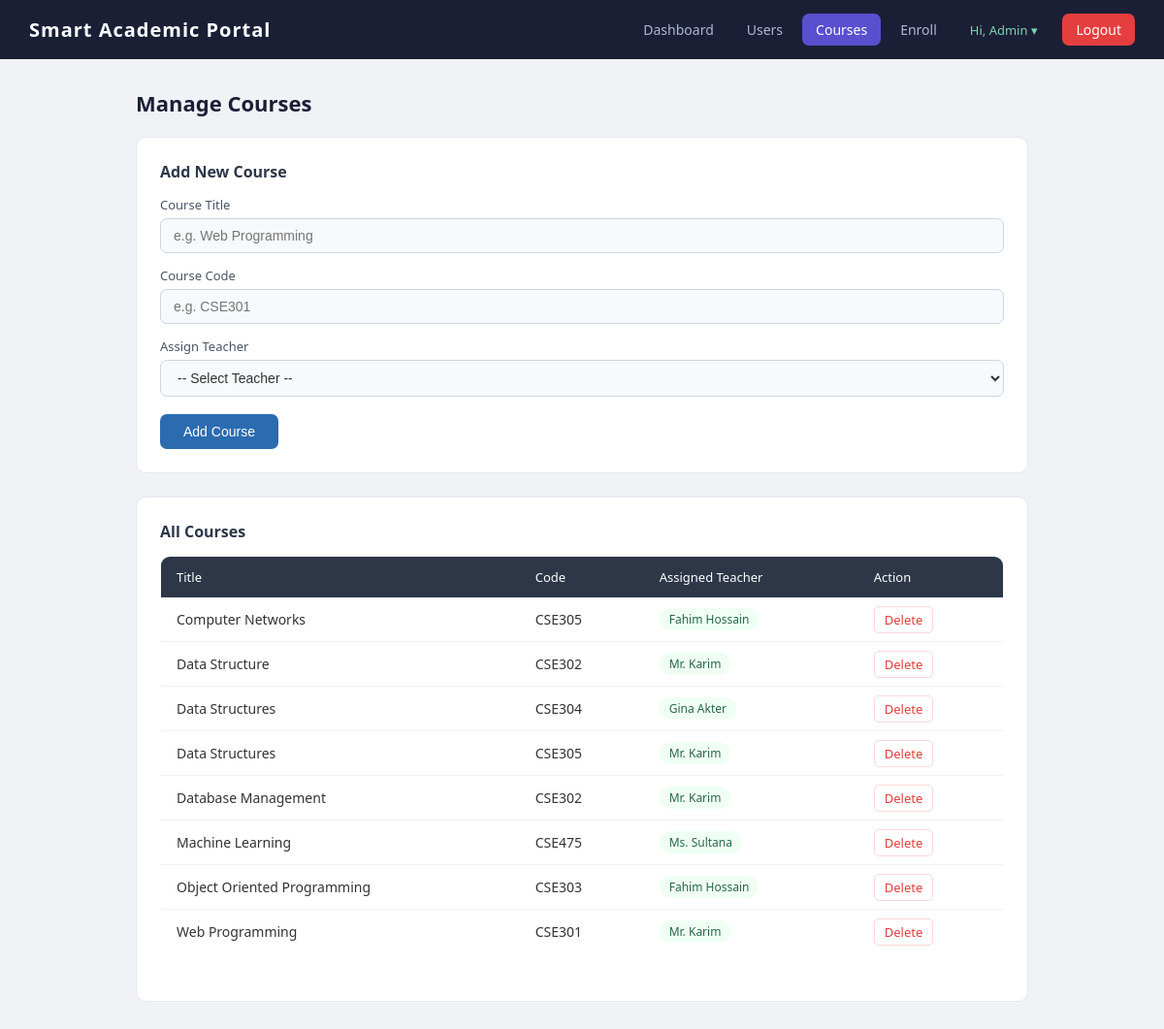
The page /admin/manage_courses.php (signed in) on the database its author committed.
### tables this page shows
CREATE TABLE `courses` (
  `id` int(11) NOT NULL,
  `title` varchar(150) NOT NULL,
  `code` varchar(20) NOT NULL,
  `teacher_id` int(11) DEFAULT NULL
);

CREATE TABLE `users` (
  `id` int(11) NOT NULL,
  `name` varchar(100) NOT NULL,
  `email` varchar(100) NOT NULL,
  `password` varchar(255) NOT NULL,
  `role` enum('student','teacher','admin') DEFAULT 'student',
  `created_at` timestamp NOT NULL DEFAULT current_timestamp()
);

### admin/manage_courses.php (the view, shortened to what this page needs)
<?php
$courses  = mysqli_query($conn,
    "SELECT c.*, u.name AS teacher_name
     FROM courses c
     LEFT JOIN users u ON c.teacher_id = u.id
     ORDER BY c.title");
?>
<!DOCTYPE html>
<html lang="en">
<head>
  <link rel="stylesheet" href="../assets/style.css">
</head>
<body>
<?php include '../includes/header.php'; ?>
<div class="container">
  <h2>Manage Courses</h2>
  <div class="card">
    <h3>Add New Course</h3>
    <form method="POST">
      <label>Course Title</label>
      <input type="text" name="title" placeholder="e.g. Web Programming" required>
      <label>Course Code</label>
      <input type="text" name="code" placeholder="e.g. CSE301" required>
      <label>Assign Teacher</label>
      <select name="teacher_id" required>
        <option value="">-- Select Teacher --</option>
      </select>
      <button type="submit" name="add_course">Add Course</button>
    </form>
  </div>
  <div class="card">
    <h3>All Courses</h3>
    <table class="data-table">
      <thead>
        <tr>
          <th>Title</th>
          <th>Code</th>
          <th>Assigned Teacher</th>
          <th>Action</th>
        </tr>
      </thead>
      <tbody>
      <?php while($c = mysqli_fetch_assoc($courses)): ?>
        <tr>
          <td><?= $c['title'] ?></td>
          <td><?= $c['code'] ?></td>
          <td>
            <?php if($c['teacher_name']): ?>
              <span class="role-badge role-teacher"><?= $c['teacher_name'] ?></span>
            <?php else: ?>
              <span style="color:#e53e3e">No teacher assigned!</span>
            <?php endif; ?>
          </td>
          <td>
            <a href="?delete=<?= $c['id'] ?>"
               onclick="return confirm('Delete this course? This will also remove all quizzes and grades!')"
               class="btn-danger">Delete</a>
          </td>
        </tr>
      <?php endwhile; ?>
      </tbody>
    </table>
  </div>
</div>
</body>
</html>

### assets/style.css (style rules this page uses)
* { margin: 0; padding: 0; box-sizing: border-box; }
body { font-family: 'Segoe UI', Tahoma, Geneva, Verdana, sans-serif; background: #f0f2f5; color: #333; font-size: 15px; }
.container { max-width: 960px; margin: 30px auto; padding: 0 20px; }
h2 { font-size: 22px; font-weight: 600; margin-bottom: 20px; color: #1a1f36; }
h3 { font-size: 16px; font-weight: 600; margin-bottom: 14px; color: #2d3748; }
.card { background: #fff; border-radius: 10px; padding: 24px; margin-bottom: 24px; border: 1px solid #e2e8f0; }
label { display: block; font-size: 13px; font-weight: 500; color: #4a5568; margin-top: 14px; margin-bottom: 5px; }
input[type="text"], input[type="email"], input[type="password"], input[type="number"], select, textarea { width: 100%; padding: 9px 13px; border: 1px solid #cbd5e0; border-radius: 7px; font-size: 14px; background: #f7fafc; color: #333; transition: border 0.2s; }
button[type="submit"] { margin-top: 18px; background: #2b6cb0; color: #fff; border: none; padding: 10px 24px; border-radius: 7px; font-size: 14px; font-weight: 500; cursor: pointer; transition: background 0.2s; }
.data-table { width: 100%; border-collapse: collapse; background: #fff; border-radius: 10px; overflow: hidden; border: 1px solid #e2e8f0; margin-bottom: 24px; }
.data-table th { background: #2d3748; color: #fff; padding: 12px 16px; text-align: left; font-size: 13px; font-weight: 500; }
.data-table td { padding: 11px 16px; border-bottom: 1px solid #edf2f7; font-size: 14px; }
.data-table tr:last-child td { border-bottom: none; }
.role-badge { display: inline-block; padding: 3px 10px; border-radius: 99px; font-size: 12px; font-weight: 500; }
.role-teacher { background: #f0fff4; color: #276749; }
.btn-danger { color: #e53e3e; text-decoration: none; font-size: 13px; border: 1px solid #fed7d7; padding: 4px 10px; border-radius: 5px; transition: all 0.2s; }

### rows shown on the page
courses: title "Computer Networks", code "CSE305", teacher.name "Fahim Hossain"
courses: title "Data Structure", code "CSE302", teacher.name "Mr. Karim"
courses: title "Data Structures", code "CSE304", teacher.name "Gina Akter"
courses: title "Data Structures", code "CSE305", teacher.name "Mr. Karim"
courses: title "Database Management", code "CSE302", teacher.name "Mr. Karim"
courses: title "Machine Learning", code "CSE475", teacher.name "Ms. Sultana"
courses: title "Object Oriented Programming", code "CSE303", teacher.name "Fahim Hossain"
courses: title "Web Programming", code "CSE301", teacher.name "Mr. Karim"

### other values the page prints
$_SESSION['user_name'] "Admin"
